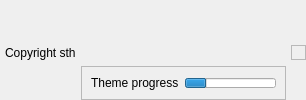
            <widget class="QWidget" name="footer" native="true">
             <layout class="QHBoxLayout" name="horizontalLayout_5">
              <property name="spacing">
               <number>5</number>
              </property>
              <property name="leftMargin">
               <number>5</number>
              </property>
              <property name="topMargin">
               <number>5</number>
              </property>
              <property name="rightMargin">
               <number>0</number>
              </property>
              <property name="bottomMargin">
               <number>0</number>
              </property>
              <item alignment="Qt::AlignmentFlag::AlignLeft">
               <widget class="QLabel" name="label_6">
                <property name="text">
                 <string>Copyright sth</string>
                </property>
               </widget>
              </item>
              <item alignment="Qt::AlignmentFlag::AlignHCenter|Qt::AlignmentFlag::AlignBottom">
               <widget class="QFrame" name="frame">
                <property name="frameShape">
                 <enum>QFrame::Shape::StyledPanel</enum>
                </property>
                <property name="frameShadow">
                 <enum>QFrame::Shadow::Raised</enum>
                </property>
                <layout class="QHBoxLayout" name="horizontalLayout_6">
                 <item>
                  <widget class="QLabel" name="label_7">
                   <property name="text">
                    <string>Theme progress</string>
                   </property>
                  </widget>
                 </item>
                 <item>
                  <widget class="QProgressBar" name="activityProgress">
                   <property name="maximumSize">
                    <size>
                     <width>16777215</width>
                     <height>10</height>
                    </size>
                   </property>
                   <property name="value">
                    <number>24</number>
                   </property>
                   <property name="textVisible">
                    <bool>false</bool>
                   </property>
                  </widget>
                 </item>
                </layout>
               </widget>
              </item>
              <item>
               <widget class="QFrame" name="sizeGrip">
                <property name="minimumSize">
                 <size>
                  <width>15</width>
                  <height>15</height>
                 </size>
                </property>
                <property name="maximumSize">
                 <size>
                  <width>15</width>
                  <height>15</height>
                 </size>
                </property>
                <property name="frameShape">
                 <enum>QFrame::Shape::StyledPanel</enum>
                </property>
                <property name="frameShadow">
                 <enum>QFrame::Shadow::Raised</enum>
                </property>
               </widget>
              </item>
             </layout>
            </widget>
